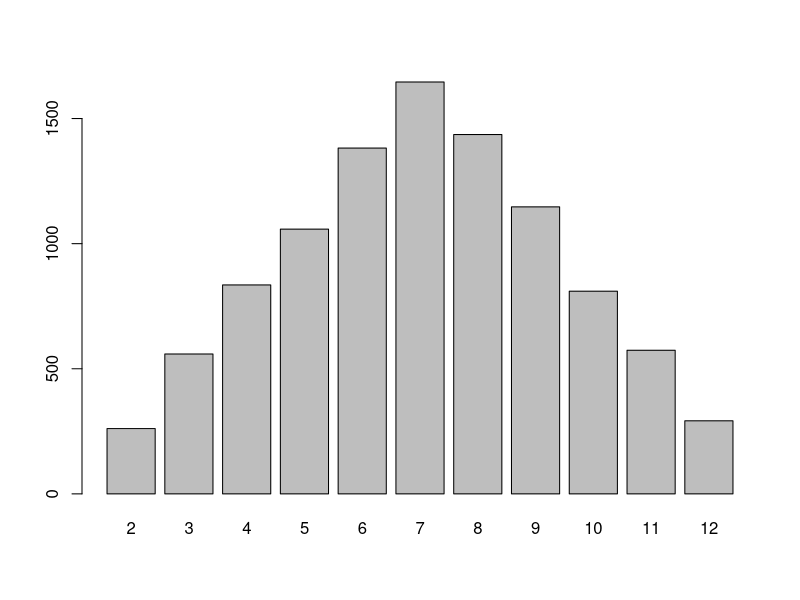

This chart was generated by the following R code:


flips <- sample(c(0,1), size=5, replace=TRUE, prob=c(0.1, 0.9))
print(flips)


d2<-sample(1:6, 10000, replace = T) + sample(1:6, 10000, replace = T)
a<-table(d2)
barplot(a)

